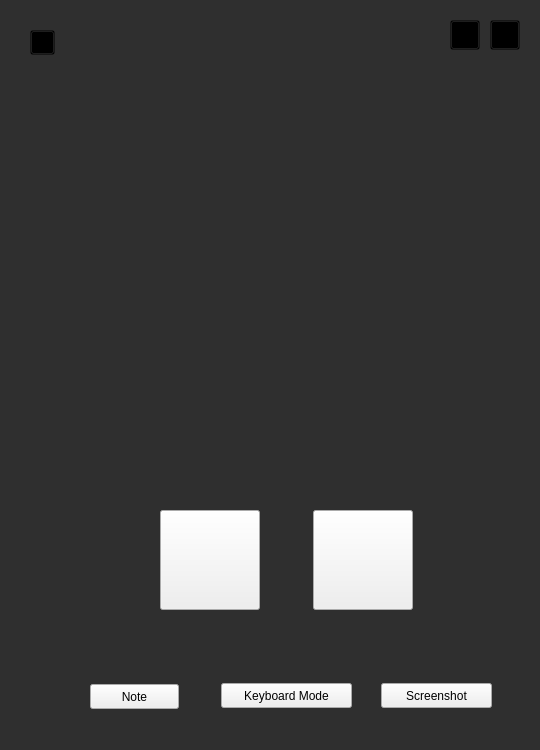
<?xml version="1.0" encoding="UTF-8"?>
<ui version="4.0">
 <class>smode</class>
 <widget class="QWidget" name="smode">
  <property name="geometry">
   <rect>
    <x>0</x>
    <y>0</y>
    <width>540</width>
    <height>750</height>
   </rect>
  </property>
  <property name="maximumSize">
   <size>
    <width>540</width>
    <height>750</height>
   </size>
  </property>
  <property name="windowTitle">
   <string>Form</string>
  </property>
  <property name="styleSheet">
   <string notr="true">QWidget {
	border-radius : &quot;10px&quot;;
}</string>
  </property>
  <widget class="QLabel" name="bgLbl">
   <property name="geometry">
    <rect>
     <x>0</x>
     <y>0</y>
     <width>540</width>
     <height>750</height>
    </rect>
   </property>
   <property name="maximumSize">
    <size>
     <width>540</width>
     <height>750</height>
    </size>
   </property>
   <property name="styleSheet">
    <string notr="true">background-color: rgb(47, 47, 47);</string>
   </property>
   <property name="text">
    <string/>
   </property>
  </widget>
  <widget class="QLabel" name="logoLbl">
   <property name="geometry">
    <rect>
     <x>100</x>
     <y>0</y>
     <width>355</width>
     <height>122</height>
    </rect>
   </property>
   <property name="styleSheet">
    <string notr="true">QLabel {
	image: url(:/5 1.png);
}</string>
   </property>
   <property name="text">
    <string/>
   </property>
  </widget>
  <widget class="QPushButton" name="fullScreenBtn">
   <property name="geometry">
    <rect>
     <x>450</x>
     <y>20</y>
     <width>30</width>
     <height>30</height>
    </rect>
   </property>
   <property name="styleSheet">
    <string notr="true">QPushButton {
    border-image: url(:/image 27.png);
    background-color : transparent;
}

QPushButton:hover {
    background-color: rgba(0,0,0,0.2);
}</string>
   </property>
   <property name="text">
    <string/>
   </property>
  </widget>
  <widget class="QPushButton" name="filterBtn">
   <property name="geometry">
    <rect>
     <x>490</x>
     <y>20</y>
     <width>30</width>
     <height>30</height>
    </rect>
   </property>
   <property name="styleSheet">
    <string notr="true">QPushButton {
    
	image: url(:/image 5.png);
    background-color : transparent;
}

QPushButton:hover {
    background-color: rgba(0,0,0,0.2);
}</string>
   </property>
   <property name="text">
    <string/>
   </property>
  </widget>
  <widget class="QPushButton" name="closeBtn">
   <property name="geometry">
    <rect>
     <x>30</x>
     <y>30</y>
     <width>25</width>
     <height>25</height>
    </rect>
   </property>
   <property name="styleSheet">
    <string notr="true">QPushButton {
    
	border-image: url(:/X.png);
    background-color : transparent;
}

QPushButton:hover {
    background-color: rgba(0,0,0,0.2);
}</string>
   </property>
   <property name="text">
    <string/>
   </property>
  </widget>
  <widget class="QLabel" name="noteLbl">
   <property name="geometry">
    <rect>
     <x>70</x>
     <y>660</y>
     <width>130</width>
     <height>72</height>
    </rect>
   </property>
   <property name="styleSheet">
    <string notr="true">QLabel {
	background-color : &quot;#666666&quot;;
	border-radius : &quot;22px&quot;;
}</string>
   </property>
   <property name="text">
    <string/>
   </property>
  </widget>
  <widget class="QLabel" name="captureBtn">
   <property name="geometry">
    <rect>
     <x>370</x>
     <y>660</y>
     <width>130</width>
     <height>72</height>
    </rect>
   </property>
   <property name="styleSheet">
    <string notr="true">QLabel {
	background-color : &quot;#666666&quot;;
	border-radius : &quot;22px&quot;;
}</string>
   </property>
   <property name="text">
    <string/>
   </property>
  </widget>
  <widget class="QLabel" name="smodeLbl">
   <property name="geometry">
    <rect>
     <x>215</x>
     <y>660</y>
     <width>141</width>
     <height>72</height>
    </rect>
   </property>
   <property name="styleSheet">
    <string notr="true">QLabel {
	background-color : &quot;#666666&quot;;
	border-radius : &quot;22px&quot;;
}</string>
   </property>
   <property name="text">
    <string/>
   </property>
  </widget>
  <widget class="QPushButton" name="noteBtn">
   <property name="geometry">
    <rect>
     <x>90</x>
     <y>684</y>
     <width>89</width>
     <height>25</height>
    </rect>
   </property>
   <property name="styleSheet">
    <string notr="true">QPushButton {
	color : &quot;#FFFFFF&quot;;
}</string>
   </property>
   <property name="text">
    <string>Note</string>
   </property>
   <property name="icon">
    <iconset resource="resource/resource.qrc">
     <normaloff>:/image 6.png</normaloff>:/image 6.png</iconset>
   </property>
  </widget>
  <widget class="QPushButton" name="smodeBtn">
   <property name="geometry">
    <rect>
     <x>221</x>
     <y>683</y>
     <width>131</width>
     <height>25</height>
    </rect>
   </property>
   <property name="styleSheet">
    <string notr="true">QPushButton {
	color : &quot;#FFFFFF&quot;;
}</string>
   </property>
   <property name="text">
    <string>Keyboard Mode</string>
   </property>
   <property name="icon">
    <iconset resource="resource/resource.qrc">
     <normaloff>:/keyboard.png</normaloff>:/keyboard.png</iconset>
   </property>
  </widget>
  <widget class="QPushButton" name="captureBtn_2">
   <property name="geometry">
    <rect>
     <x>381</x>
     <y>683</y>
     <width>111</width>
     <height>25</height>
    </rect>
   </property>
   <property name="styleSheet">
    <string notr="true">QPushButton {
	color : &quot;#FFFFFF&quot;;
}</string>
   </property>
   <property name="text">
    <string>Screenshot</string>
   </property>
   <property name="icon">
    <iconset resource="resource/resource.qrc">
     <normaloff>:/image 8.png</normaloff>:/image 8.png</iconset>
   </property>
  </widget>
  <widget class="QLabel" name="label">
   <property name="geometry">
    <rect>
     <x>70</x>
     <y>100</y>
     <width>420</width>
     <height>420</height>
    </rect>
   </property>
   <property name="styleSheet">
    <string notr="true">QLabel {
	image: url(:/image 18.png);
}
</string>
   </property>
   <property name="text">
    <string/>
   </property>
  </widget>
  <widget class="QPushButton" name="recordBtn">
   <property name="geometry">
    <rect>
     <x>160</x>
     <y>510</y>
     <width>100</width>
     <height>100</height>
    </rect>
   </property>
   <property name="styleSheet">
    <string notr="true">QPushButton {
	background-color : &quot;#666666&quot;;	
	image: url(:/image 3.png);
	border-radius : &quot;50px&quot;;
}</string>
   </property>
   <property name="text">
    <string/>
   </property>
  </widget>
  <widget class="QPushButton" name="stopBtn">
   <property name="geometry">
    <rect>
     <x>313</x>
     <y>510</y>
     <width>100</width>
     <height>100</height>
    </rect>
   </property>
   <property name="styleSheet">
    <string notr="true">QPushButton {
	background-color : &quot;#666666&quot;;	
	
	image: url(:/Rectangle 24.png);
	border-radius : &quot;50px&quot;;
}</string>
   </property>
   <property name="text">
    <string/>
   </property>
  </widget>
 </widget>
 <resources>
  <include location="resource/resource.qrc"/>
 </resources>
 <connections/>
</ui>
